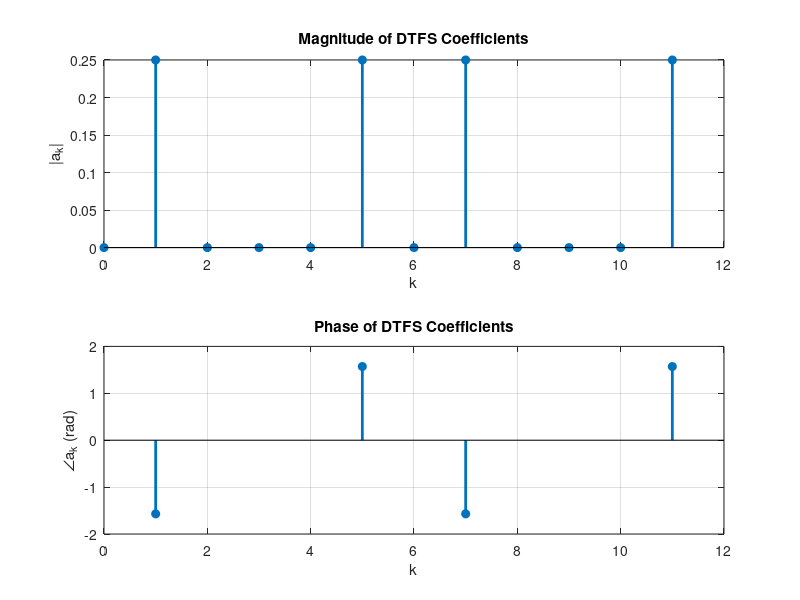
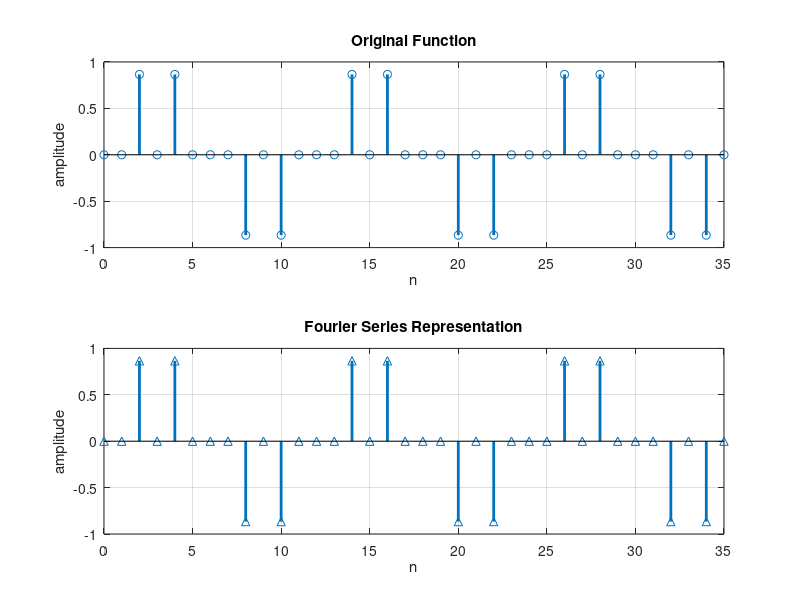

Reproduce these figures in MATLAB, in order.
clear; close all; clc;
N = 12;
ak = zeros(1,N);
ak(2) = -1j/4; % k = 1
ak(6) = 1j/4; % k = 5
ak(8) = -1j/4; % k = 7
ak(12) = 1j/4; % k = 11
x0 = sin(2*pi*(0:N-1)/3) .* cos(pi*(0:N-1)/2);
periods = 3;
% AK plots
k = 0:N-1;
mag_ak = abs(ak);
phs_ak = angle(ak);
% Set phase to NaN where magnitude is ~0 to avoid noisy angles
tol = 1e-12;
phs_ak(mag_ak < tol) = NaN;
figure('Name','DTFS Coefficients (N=12)','Color','w');
subplot(2,1,1);
stem(k, mag_ak, 'filled', 'LineWidth', 2); grid on;
xlabel('k'); ylabel('|a_k|'); title('Magnitude of DTFS Coefficients');
subplot(2,1,2);
stem(k, phs_ak, 'filled', 'LineWidth', 2); grid on;
xlabel('k'); ylabel('∠a_k (rad)'); title('Phase of DTFS Coefficients');
n = 0:(periods*N - 1);
xper    = x0( mod(n, N) + 1 );                     % original repeated
xhat    = real(ak * exp(1j*2*pi*(k.' .* n)/N));    % reconstruction at integers
figure; hold on; grid on;
subplot(2,1,1)
stem(n, xper, 'o-', 'LineWidth', 2);
xlabel('n'); ylabel('amplitude');
title('Original Function')
grid on
subplot(2,1,2)
stem(n, xhat, '^-', 'LineWidth', 2);
xlabel('n'); ylabel('amplitude');
title('Fourier Series Representation')
grid on